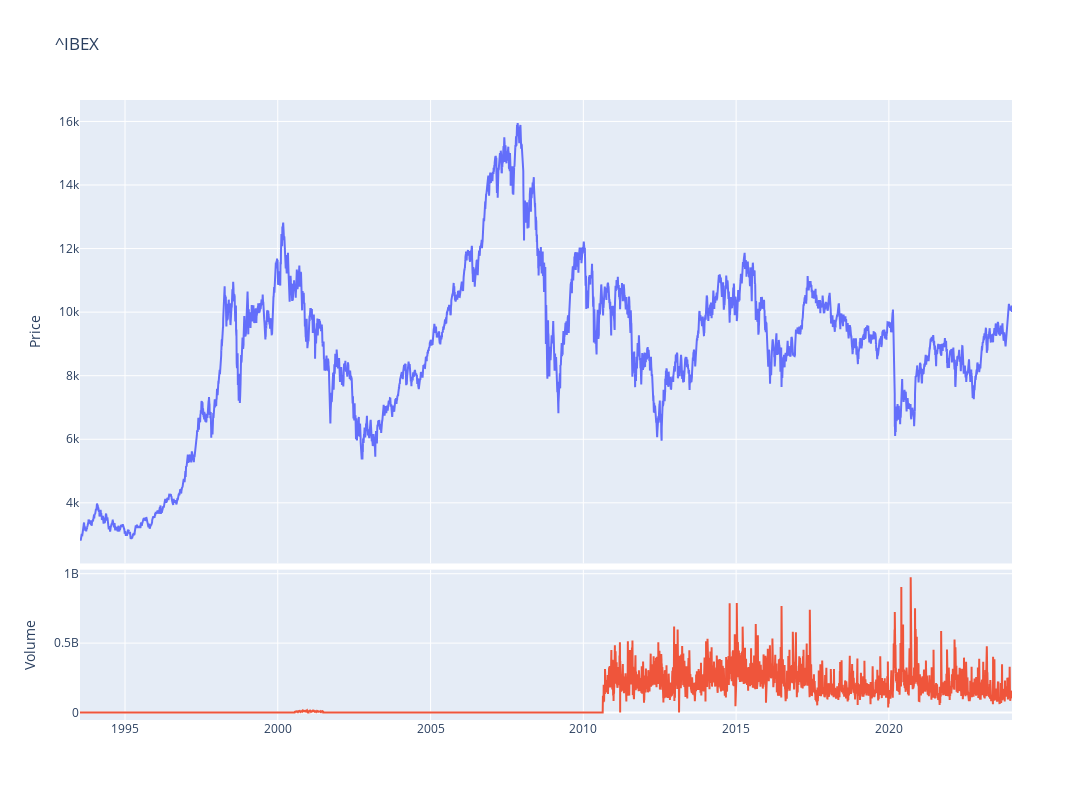

This figure's notebook cell:
### Code cell
fig = make_subplots(rows=4, cols=1,shared_xaxes=True,vertical_spacing=0.01,specs=[[{'rowspan':3,'colspan':1}],[None],[None],[{'rowspan':1,'colspan':1}]])

# Graph (1,1)
fig.add_trace(go.Scatter(x=stock_ibex.index,y=stock_ibex['Adj Close'],mode="lines",name='IBEX35'),row=1, col=1)
# Update xaxis properties
fig.update_yaxes(title_text="Price", row=1, col=1)

# Graph (4,1)
fig.add_trace(go.Scatter(x=stock_ibex.index,y=stock_ibex['Volume'],mode="lines",name='Volume'),row=4, col=1)
fig.update_yaxes(title_text="Volume", row=4, col=1)

fig.update_layout(height=800, width=1300,showlegend=False,title=f"{ticker}")

fig.show()

### Figure 1 — Plotly figure (JSON) as saved in the notebook; plotly's stock layout.template omitted (floating-point values rounded to 4 significant figures; data arrays with more than 128 entries replaced by an {"elided": "..."} marker saying what was removed)
{"data": [{"mode": "lines", "name": "IBEX35", "type": "scatter", "x": {"elided": "7726 str values"}, "xaxis": "x", "y": {"elided": "7726 float values"}, "yaxis": "y"}, {"mode": "lines", "name": "Volume", "type": "scatter", "x": {"elided": "7726 str values"}, "xaxis": "x2", "y": {"elided": "7726 int values"}, "yaxis": "y2"}], "layout": {"height": 800, "showlegend": false, "title": {"text": "^IBEX"}, "width": 1300, "xaxis": {"anchor": "y", "domain": [0, 1], "matches": "x2", "showticklabels": false}, "xaxis2": {"anchor": "y2", "domain": [0, 1]}, "yaxis": {"anchor": "x", "domain": [0.2525, 1], "title": {"text": "Price"}}, "yaxis2": {"anchor": "x2", "domain": [0, 0.2425], "title": {"text": "Volume"}}}}
